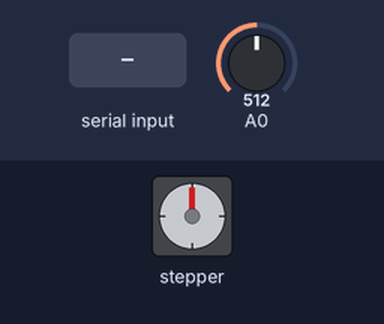
Recording of a sketch running on a simulated Arduino Uno, built with avr-gcc and run on an emulated ATmega328P. Shown: stepper motor. Wiring (inferred from the names in the program): stepper motor (2048 steps per turn assumed): coils pin 8, pin 9, pin 10, pin 11. The inputs (shaded band) are chosen by the test bench; at power-on: A0 = 512.

Above: at 1.2 s.
1.3 s: "G" received over the second serial link
At 1.76 s:
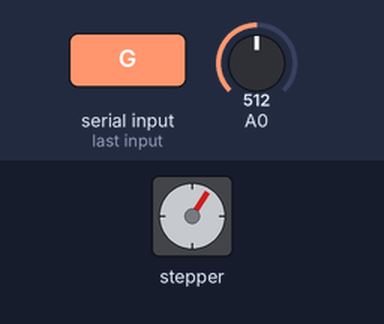
At 2.36 s:
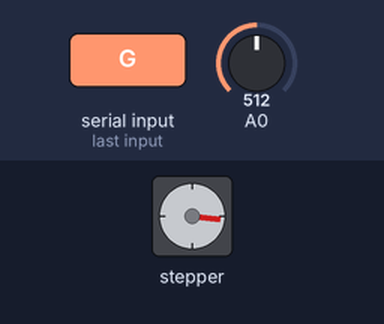
Timing chart, 0 to 19.2 s (numbered marks = the images above; inputs shaded):
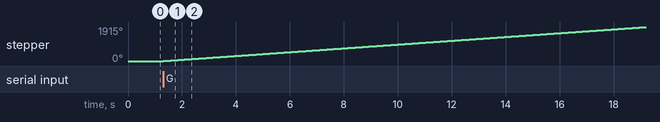

Measured:
- after the input at 1.3 s, stepper: keeps turning clockwise at about 107°/s, starting at once

The sketch:

magloopv2.ino
```cpp
#include <SoftwareSerial.h>
SoftwareSerial BTserial(2, 3); // RX | TX

unsigned int raw=0;
float volt=0.0;
float ARef = 1.1;

#define IN1  8
#define IN2  9
#define IN3  10
#define IN4  11
#define movesteps 100
#define movesteps1 1

char lastValue;
char blueToothVal;

int Steps = 0;
boolean Direction = true;// gre
unsigned long last_time;
unsigned long currentMillis ;
int steps_left=movesteps;
int steps_left1=movesteps1;

long previousMillis = 0;
long interval = 1000;

long time1;

void setup()
{
Serial.begin(9600);
pinMode(IN1, OUTPUT);
pinMode(IN2, OUTPUT);
pinMode(IN3, OUTPUT);
pinMode(IN4, OUTPUT);
motoroff();
pinMode(A0, INPUT);
BTserial.begin(9600);

analogReference(INTERNAL);

}

void loop()
{
  if(BTserial.available())
  {
    blueToothVal=BTserial.read();
  }
  if (blueToothVal=='F')
  {
  stepforward();
  motoroff();

//    Serial.println("step forward");
  }

  if (blueToothVal=='B')
  {
  stepbackward();
  //  Serial.println("step back");
  motoroff();

  }

  if (blueToothVal=='G')
  {
  forward();
  //Serial.println("forward");
  motoroff();

  }

  if (blueToothVal=='N')
  {
  backward();
  //    Serial.println("backward");
  motoroff();

  }

  if (blueToothVal=='X')
  {
  motoroff();
  //  Serial.println("stop");
  }

 // delay(5);

unsigned long currentMillis = millis();
if(currentMillis - previousMillis > interval) {
 volts();
  previousMillis = currentMillis;
}
  }

void stepforward(){
    Direction=0;
  while(steps_left1>0){
      currentMillis = micros();

  if(currentMillis-last_time>=5000){
    stepper(1);
    time1=time1+micros()-last_time;
    last_time=micros();
    steps_left1--;
    delay(100);
    }
  }
  steps_left1=movesteps1;
  // motoroff();
}


void stepbackward(){
    Direction=1;
  while(steps_left1>0){
     currentMillis = micros();

  if(currentMillis-last_time>=5000){
    stepper(1);
    time1=time1+micros()-last_time;
    last_time=micros();
    steps_left1--;
    delay(100);
    }
  }
  steps_left1=movesteps1;
  //motoroff();
}

void forward(){
    Direction=0;
  while(steps_left>0){
      currentMillis = micros();

  if(currentMillis-last_time>=1600){
    stepper(1);
    time1=time1+micros()-last_time;
    last_time=micros();
    steps_left--;
    delay(1);
//  Serial.println(steps_left);
    }
  }
  steps_left=movesteps;
   //motoroff();
}

void backward(){
   Direction=1;
  while(steps_left>0){

  currentMillis = micros();

  if(currentMillis-last_time>=1600){
    stepper(1);
    time1=time1+micros()-last_time;
    last_time=micros();
    steps_left--;
    delay(1);
//  Serial.println(steps_left);

    }
  }
  steps_left=movesteps;
  //motoroff();
}

void motoroff(){
     digitalWrite(IN1, LOW);
     digitalWrite(IN2, LOW);
     digitalWrite(IN3, LOW);
     digitalWrite(IN4, LOW);
}


void stepper(int xw){
  for (int x=0;x<xw;x++){
switch(Steps){
   case 0:
     digitalWrite(IN1, LOW);
     digitalWrite(IN2, LOW);
     digitalWrite(IN3, HIGH);
     digitalWrite(IN4, HIGH);
   break;
   case 1:
     digitalWrite(IN1, LOW);
     digitalWrite(IN2, HIGH);
     digitalWrite(IN3, HIGH);
     digitalWrite(IN4, LOW);
   break;
   case 2:
     digitalWrite(IN1, HIGH);
     digitalWrite(IN2, HIGH);
     digitalWrite(IN3, LOW);
     digitalWrite(IN4, LOW);
   break;
   case 3:
     digitalWrite(IN1, HIGH);
     digitalWrite(IN2, LOW);
     digitalWrite(IN3, LOW);
     digitalWrite(IN4, HIGH);
   break;
   default:
     digitalWrite(IN1, LOW);
     digitalWrite(IN2, LOW);
     digitalWrite(IN3, LOW);
     digitalWrite(IN4, LOW);
   break;
}
SetDirection();
}
}


void SetDirection(){
if(Direction==1){ Steps++;}
if(Direction==0){ Steps--; }
if(Steps>3){Steps=0;}
if(Steps<0){Steps=3; }
}

void volts(){
float raw = analogRead(A0);

float x = raw/1023;
float volt = x*ARef*4.26;
//String v=String(volt);// change float into string
BTserial.print(volt);
BTserial.println("V");

}
```
